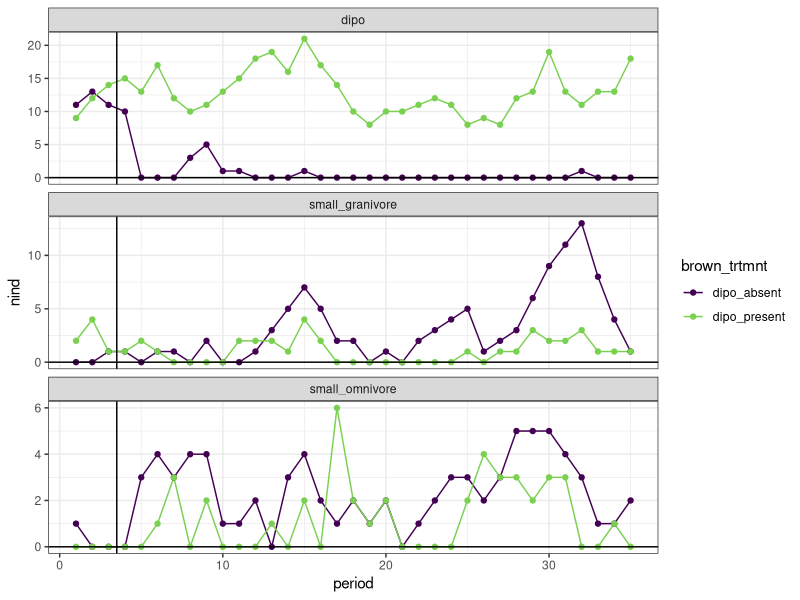
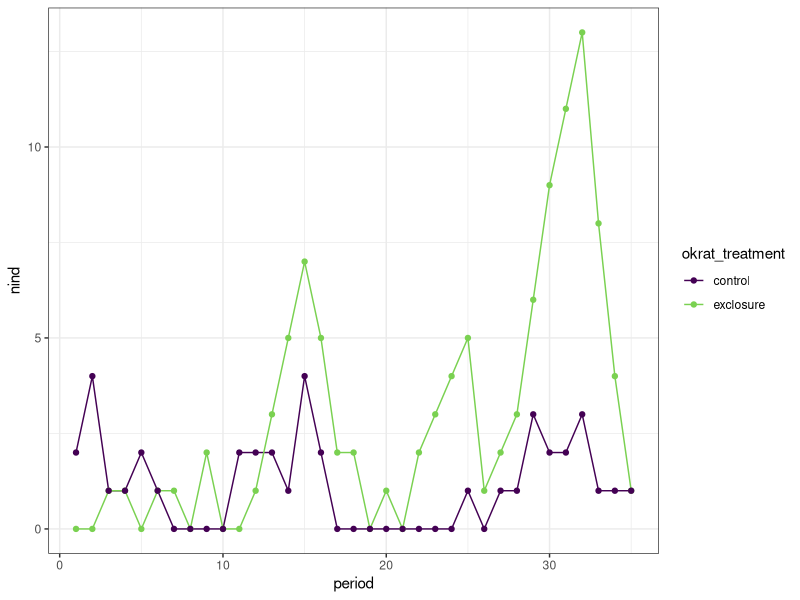
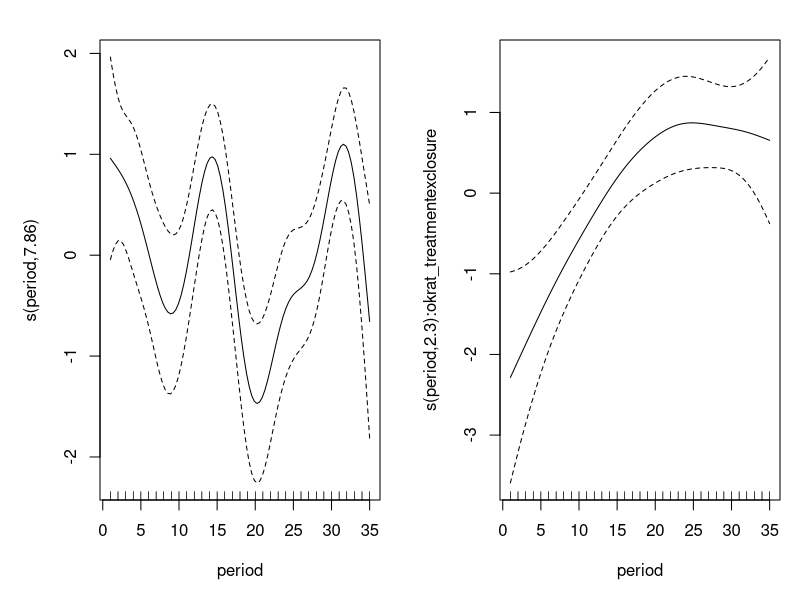
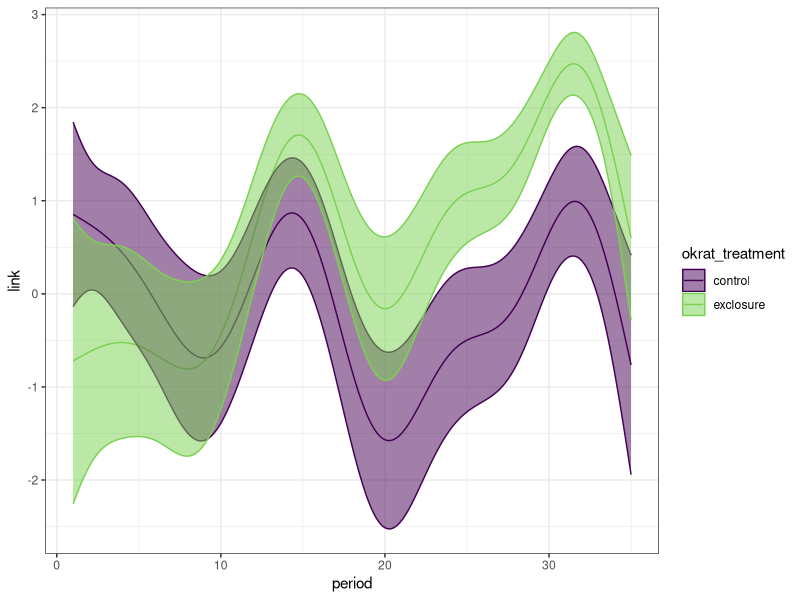
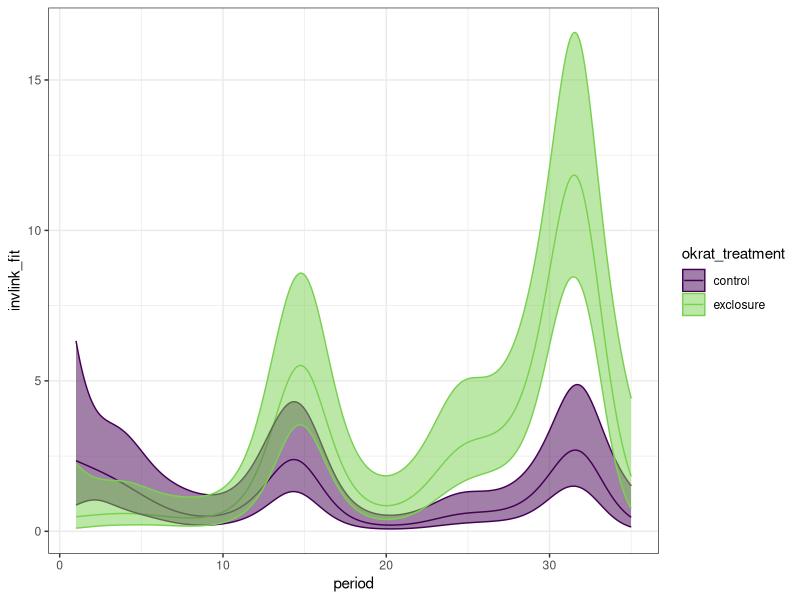
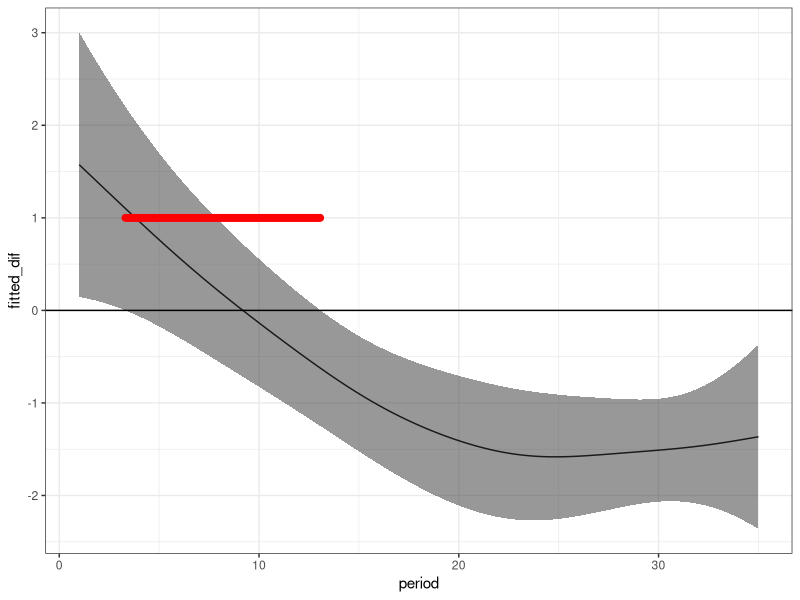
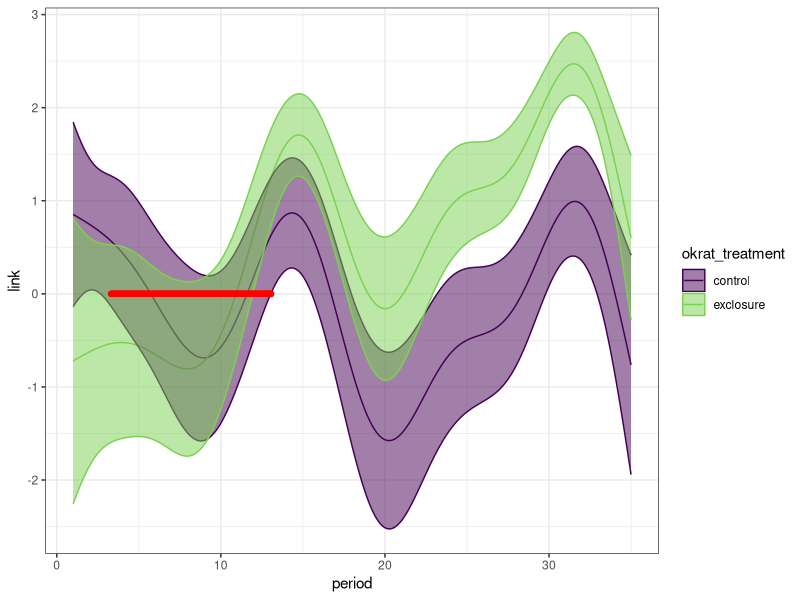
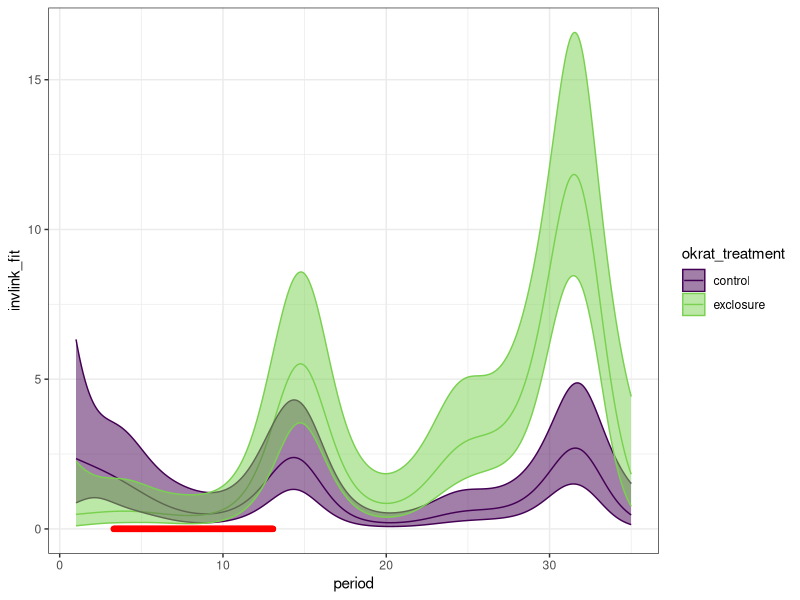

These charts were generated, in order, by the following R code:
## ---- chunk 1
knitr::opts_chunk$set(echo = TRUE)
rats <- read.csv(here::here("lore", "1981_competition", "1981_data_complete.csv"), stringsAsFactors = F)
rat_totals <- read.csv(here::here("lore", "1981_competition", "1981_data_statevars.csv"), stringsAsFactors = F)
library(dplyr)
library(mgcv)
library(ggplot2)
## ---- chunk 2

ggplot(filter(rat_totals, type != "other"), aes(period, nind, color = brown_trtmnt)) +
  geom_line() +
  geom_point()+
  theme_bw() +
  facet_wrap(vars(type), ncol = 1, scales = "free_y") +
  geom_vline(xintercept = 3.5) +
  geom_hline(yintercept = 0) +
  scale_colour_viridis_d(end = .8)

## ---- chunk 3

rat_totals <- rat_totals %>%
  mutate(krat_treatment = ifelse(brown_trtmnt == "dipo_present", "control", "exclosure")) %>%
  mutate(okrat_treatment = ordered(krat_treatment))

sg <- filter(rat_totals, type == "small_granivore")

ggplot(sg, aes(period, nind, color= okrat_treatment)) +
  geom_line() +
  geom_point() +
  theme_bw() +
  scale_color_viridis_d(end = .8)
## ---- chunk 4

nind.gam <- gam(nind ~ okrat_treatment + s(period) + s(period, by = okrat_treatment), data = sg, family = poisson, method = "REML")

plot(nind.gam, pages= 1, scale = 0)


## ---- chunk 5

pdat <- as.data.frame(expand.grid(period = seq(min(sg$period), max(sg$period), length.out= 500), okrat_treatment = levels(sg$okrat_treatment)))

nind.predicted <- predict(nind.gam, newdata = pdat, type = "lpmatrix")
nind.link <- predict(nind.gam, newdata = pdat, type = "link", se.fit = T)

nind.predicted.vals <- nind.gam$family$linkinv(nind.predicted %*% coefficients(nind.gam))

pdat.pred <- pdat %>%
  mutate(predicted = nind.predicted.vals,
         link = nind.link$fit,
         se_link = nind.link$se.fit) %>%
  mutate(invlink_fit = nind.gam$family$linkinv(link),
         invlink_upper = nind.gam$family$linkinv(link + (2 * se_link)),
         invlink_lower = nind.gam$family$linkinv(link - (2 * se_link)),
         link_upper = link + (2 * se_link),
         link_lower = link - (2 * se_link))


ggplot(pdat.pred, aes(period, link, color= okrat_treatment)) +
  geom_line() +
  geom_ribbon(aes(period, ymin = link_lower, ymax = link_upper, fill = okrat_treatment), alpha = .5) +
  theme_bw() +
  scale_color_viridis_d(end = .8) +
  scale_fill_viridis_d(end = .8)

ggplot(pdat.pred, aes(period, invlink_fit, color= okrat_treatment)) +
  geom_line() +
  geom_ribbon(aes(period, ymin = invlink_lower, ymax = invlink_upper, fill = okrat_treatment), alpha = .5) +
  theme_bw() +
  scale_color_viridis_d(end = .8) +
  scale_fill_viridis_d(end = .8)

## ---- chunk 6


nind.diff.keeppar <- nind.predicted[1:500, ] - nind.predicted[501:1000, ]

nind.diff.vals <- nind.diff.keeppar %*% coef(nind.gam)


nind.diff.se<- sqrt(rowSums((nind.diff.keeppar %*% vcov(nind.gam, unconditional = FALSE)) * nind.diff.keeppar))

crit <- qnorm(.05/2, lower.tail = FALSE)
upr <- nind.diff.vals + (crit * nind.diff.se)
lwr <- nind.diff.vals - (crit * nind.diff.se)


pdat.diff <- pdat %>%
  select(period) %>%
  distinct()%>%
  mutate(fitted_dif = nind.diff.vals,
         upper= upr,
         lower = lwr) %>%
  mutate(diff_overlaps_zero = (upper * lower) < 0
  )

ggplot(pdat.diff, aes(period, fitted_dif)) +
  geom_line() +
  geom_ribbon(aes(period, ymin = lower, ymax = upper), alpha  = .5) +
  geom_hline(yintercept = 0) +
  geom_point(data = filter(pdat.diff, diff_overlaps_zero), aes(period, 1), color  = "red", size = 2) +
  theme_bw()

## ---- chunk 7

pdat.pred <- left_join(pdat.pred, select(pdat.diff, period, diff_overlaps_zero))


ggplot(pdat.pred, aes(period, link, color= okrat_treatment)) +
  geom_line() +
  geom_ribbon(aes(period, ymin = link_lower, ymax = link_upper, fill = okrat_treatment), alpha = .5) +
  theme_bw() +
  scale_color_viridis_d(end = .8) +
  scale_fill_viridis_d(end = .8) +
  geom_point(data = filter(pdat.pred, diff_overlaps_zero), aes(period, 0), color = "red")


ggplot(pdat.pred, aes(period, invlink_fit, color= okrat_treatment)) +
  geom_line() +
  geom_ribbon(aes(period, ymin = invlink_lower, ymax = invlink_upper, fill = okrat_treatment), alpha = .5) +
  theme_bw() +
  scale_color_viridis_d(end = .8) +
  scale_fill_viridis_d(end = .8) +
  geom_point(data = filter(pdat.pred, diff_overlaps_zero), aes(period, 0), color = "red")
## ---- chunk 8

min(filter(pdat.pred, period > 4, !diff_overlaps_zero)$period)

## ---- chunk 9

filter(rat_totals, period == 13) %>%
  select(period, year, month)%>%
  distinct()

